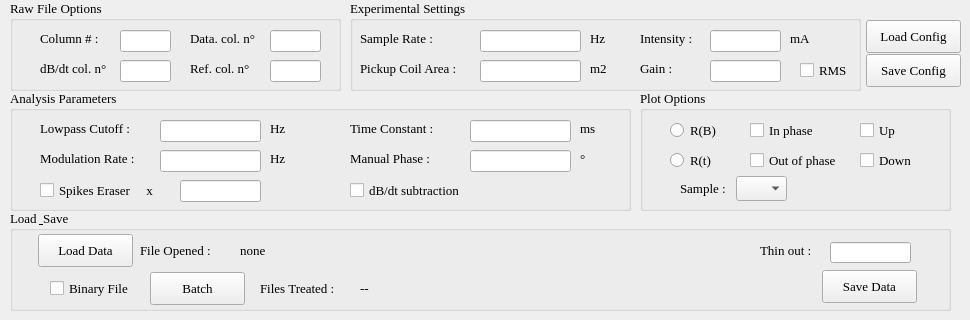
    <widget class="QWidget" name="tab">
     <attribute name="title">
      <string>Configuration</string>
     </attribute>
     <widget class="QGroupBox" name="groupBox_4">
      <property name="geometry">
       <rect>
        <x>640</x>
        <y>90</y>
        <width>311</width>
        <height>121</height>
       </rect>
      </property>
      <property name="sizePolicy">
       <sizepolicy hsizetype="Expanding" vsizetype="Expanding">
        <horstretch>0</horstretch>
        <verstretch>0</verstretch>
       </sizepolicy>
      </property>
      <property name="maximumSize">
       <size>
        <width>16777215</width>
        <height>16777215</height>
       </size>
      </property>
      <property name="font">
       <font>
        <family>Times</family>
        <pointsize>10</pointsize>
       </font>
      </property>
      <property name="title">
       <string>Plot Options</string>
      </property>
      <widget class="QRadioButton" name="radioButton">
       <property name="geometry">
        <rect>
         <x>30</x>
         <y>30</y>
         <width>102</width>
         <height>20</height>
        </rect>
       </property>
       <property name="font">
        <font>
         <family>Times</family>
         <pointsize>10</pointsize>
        </font>
       </property>
       <property name="text">
        <string>R(B)</string>
       </property>
      </widget>
      <widget class="QRadioButton" name="radioButton_2">
       <property name="geometry">
        <rect>
         <x>30</x>
         <y>60</y>
         <width>102</width>
         <height>20</height>
        </rect>
       </property>
       <property name="font">
        <font>
         <family>Times</family>
         <pointsize>10</pointsize>
        </font>
       </property>
       <property name="text">
        <string>R(t)</string>
       </property>
      </widget>
      <widget class="QLabel" name="label_25">
       <property name="geometry">
        <rect>
         <x>40</x>
         <y>90</y>
         <width>61</width>
         <height>16</height>
        </rect>
       </property>
       <property name="font">
        <font>
         <family>Times</family>
         <pointsize>10</pointsize>
        </font>
       </property>
       <property name="text">
        <string>Sample :</string>
       </property>
      </widget>
      <widget class="QComboBox" name="comboBox">
       <property name="geometry">
        <rect>
         <x>96</x>
         <y>86</y>
         <width>51</width>
         <height>25</height>
        </rect>
       </property>
       <property name="font">
        <font>
         <family>Times</family>
         <pointsize>10</pointsize>
        </font>
       </property>
      </widget>
      <widget class="QCheckBox" name="checkBox_2">
       <property name="geometry">
        <rect>
         <x>110</x>
         <y>30</y>
         <width>87</width>
         <height>20</height>
        </rect>
       </property>
       <property name="font">
        <font>
         <family>Times</family>
         <pointsize>10</pointsize>
        </font>
       </property>
       <property name="text">
        <string>In phase</string>
       </property>
      </widget>
      <widget class="QCheckBox" name="checkBox_3">
       <property name="geometry">
        <rect>
         <x>110</x>
         <y>60</y>
         <width>111</width>
         <height>20</height>
        </rect>
       </property>
       <property name="font">
        <font>
         <family>Times</family>
         <pointsize>10</pointsize>
        </font>
       </property>
       <property name="text">
        <string>Out of phase</string>
       </property>
      </widget>
      <widget class="QCheckBox" name="checkBox_7">
       <property name="geometry">
        <rect>
         <x>220</x>
         <y>30</y>
         <width>87</width>
         <height>20</height>
        </rect>
       </property>
       <property name="font">
        <font>
         <family>Times</family>
         <pointsize>10</pointsize>
        </font>
       </property>
       <property name="text">
        <string>Up</string>
       </property>
      </widget>
      <widget class="QCheckBox" name="checkBox_8">
       <property name="geometry">
        <rect>
         <x>220</x>
         <y>60</y>
         <width>111</width>
         <height>20</height>
        </rect>
       </property>
       <property name="font">
        <font>
         <family>Times</family>
         <pointsize>10</pointsize>
        </font>
       </property>
       <property name="text">
        <string>Down</string>
       </property>
      </widget>
     </widget>
     <widget class="QGroupBox" name="groupBox_2">
      <property name="geometry">
       <rect>
        <x>350</x>
        <y>0</y>
        <width>511</width>
        <height>91</height>
       </rect>
      </property>
      <property name="font">
       <font>
        <family>Times</family>
        <pointsize>10</pointsize>
       </font>
      </property>
      <property name="title">
       <string>Experimental Settings</string>
      </property>
      <widget class="QLabel" name="label_4">
       <property name="geometry">
        <rect>
         <x>10</x>
         <y>30</y>
         <width>91</width>
         <height>16</height>
        </rect>
       </property>
       <property name="font">
        <font>
         <family>Times</family>
         <pointsize>10</pointsize>
        </font>
       </property>
       <property name="text">
        <string>Sample Rate :</string>
       </property>
      </widget>
      <widget class="QLabel" name="label_7">
       <property name="geometry">
        <rect>
         <x>240</x>
         <y>30</y>
         <width>21</width>
         <height>16</height>
        </rect>
       </property>
       <property name="font">
        <font>
         <family>Times</family>
         <pointsize>10</pointsize>
        </font>
       </property>
       <property name="text">
        <string>Hz</string>
       </property>
      </widget>
      <widget class="QLabel" name="label_6">
       <property name="geometry">
        <rect>
         <x>240</x>
         <y>60</y>
         <width>21</width>
         <height>16</height>
        </rect>
       </property>
       <property name="font">
        <font>
         <family>Times</family>
         <pointsize>10</pointsize>
        </font>
       </property>
       <property name="text">
        <string>m2</string>
       </property>
      </widget>
      <widget class="QLabel" name="label_5">
       <property name="geometry">
        <rect>
         <x>10</x>
         <y>60</y>
         <width>111</width>
         <height>16</height>
        </rect>
       </property>
       <property name="font">
        <font>
         <family>Times</family>
         <pointsize>10</pointsize>
        </font>
       </property>
       <property name="text">
        <string>Pickup Coil Area :</string>
       </property>
      </widget>
      <widget class="QLabel" name="label_8">
       <property name="geometry">
        <rect>
         <x>290</x>
         <y>30</y>
         <width>71</width>
         <height>16</height>
        </rect>
       </property>
       <property name="font">
        <font>
         <family>Times</family>
         <pointsize>10</pointsize>
        </font>
       </property>
       <property name="text">
        <string>Intensity :</string>
       </property>
      </widget>
      <widget class="QLabel" name="label_9">
       <property name="geometry">
        <rect>
         <x>290</x>
         <y>60</y>
         <width>71</width>
         <height>16</height>
        </rect>
       </property>
       <property name="font">
        <font>
         <family>Times</family>
         <pointsize>10</pointsize>
        </font>
       </property>
       <property name="text">
        <string>Gain :</string>
       </property>
      </widget>
      <widget class="QLabel" name="label_10">
       <property name="geometry">
        <rect>
         <x>440</x>
         <y>30</y>
         <width>41</width>
         <height>16</height>
        </rect>
       </property>
       <property name="font">
        <font>
         <family>Times</family>
         <pointsize>10</pointsize>
        </font>
       </property>
       <property name="text">
        <string>mA</string>
       </property>
      </widget>
      <widget class="QLineEdit" name="lE_srate">
       <property name="geometry">
        <rect>
         <x>130</x>
         <y>30</y>
         <width>101</width>
         <height>22</height>
        </rect>
       </property>
       <property name="font">
        <font>
         <family>Times</family>
         <pointsize>10</pointsize>
        </font>
       </property>
      </widget>
      <widget class="QLineEdit" name="lE_PUarea">
       <property name="geometry">
        <rect>
         <x>130</x>
         <y>60</y>
         <width>101</width>
         <height>22</height>
        </rect>
       </property>
       <property name="font">
        <font>
         <family>Times</family>
         <pointsize>10</pointsize>
        </font>
       </property>
      </widget>
      <widget class="QLineEdit" name="lE_current">
       <property name="geometry">
        <rect>
         <x>360</x>
         <y>30</y>
         <width>71</width>
         <height>22</height>
        </rect>
       </property>
       <property name="font">
        <font>
         <family>Times</family>
         <pointsize>10</pointsize>
        </font>
       </property>
      </widget>
      <widget class="QLineEdit" name="lE_gain">
       <property name="geometry">
        <rect>
         <x>360</x>
         <y>60</y>
         <width>71</width>
         <height>22</height>
        </rect>
       </property>
       <property name="font">
        <font>
         <family>Times</family>
         <pointsize>10</pointsize>
        </font>
       </property>
      </widget>
      <widget class="QCheckBox" name="checkBox_4">
       <property name="geometry">
        <rect>
         <x>450</x>
         <y>60</y>
         <width>51</width>
         <height>20</height>
        </rect>
       </property>
       <property name="font">
        <font>
         <family>Times</family>
         <pointsize>10</pointsize>
        </font>
       </property>
       <property name="text">
        <string>RMS</string>
       </property>
      </widget>
     </widget>
     <widget class="QGroupBox" name="groupBox_3">
      <property name="geometry">
       <rect>
        <x>10</x>
        <y>90</y>
        <width>621</width>
        <height>121</height>
       </rect>
      </property>
      <property name="sizePolicy">
       <sizepolicy hsizetype="Expanding" vsizetype="Expanding">
        <horstretch>0</horstretch>
        <verstretch>0</verstretch>
       </sizepolicy>
      </property>
      <property name="font">
       <font>
        <family>Times</family>
        <pointsize>10</pointsize>
       </font>
      </property>
      <property name="title">
       <string>Analysis Parameters</string>
      </property>
      <widget class="QLabel" name="label_11">
       <property name="geometry">
        <rect>
         <x>260</x>
         <y>30</y>
         <width>21</width>
         <height>16</height>
        </rect>
       </property>
       <property name="font">
        <font>
         <family>Times</family>
         <pointsize>10</pointsize>
        </font>
       </property>
       <property name="text">
        <string>Hz</string>
       </property>
      </widget>
      <widget class="QLabel" name="label_12">
       <property name="geometry">
        <rect>
         <x>30</x>
         <y>30</y>
         <width>111</width>
         <height>16</height>
        </rect>
       </property>
       <property name="font">
        <font>
         <family>Times</family>
         <pointsize>10</pointsize>
        </font>
       </property>
       <property name="text">
        <string>Lowpass Cutoff :</string>
       </property>
      </widget>
      <widget class="QLabel" name="label_13">
       <property name="geometry">
        <rect>
         <x>260</x>
         <y>60</y>
         <width>21</width>
         <height>16</height>
        </rect>
       </property>
       <property name="font">
        <font>
         <family>Times</family>
         <pointsize>10</pointsize>
        </font>
       </property>
       <property name="text">
        <string>Hz</string>
       </property>
      </widget>
      <widget class="QLabel" name="label_14">
       <property name="geometry">
        <rect>
         <x>30</x>
         <y>60</y>
         <width>111</width>
         <height>16</height>
        </rect>
       </property>
       <property name="font">
        <font>
         <family>Times</family>
         <pointsize>10</pointsize>
        </font>
       </property>
       <property name="text">
        <string>Modulation Rate :</string>
       </property>
      </widget>
      <widget class="QLabel" name="label_15">
       <property name="geometry">
        <rect>
         <x>570</x>
         <y>30</y>
         <width>21</width>
         <height>16</height>
        </rect>
       </property>
       <property name="font">
        <font>
         <family>Times</family>
         <pointsize>10</pointsize>
        </font>
       </property>
       <property name="text">
        <string>ms</string>
       </property>
      </widget>
      <widget class="QLabel" name="label_16">
       <property name="geometry">
        <rect>
         <x>340</x>
         <y>30</y>
         <width>101</width>
         <height>16</height>
        </rect>
       </property>
       <property name="font">
        <font>
         <family>Times</family>
         <pointsize>10</pointsize>
        </font>
       </property>
       <property name="text">
        <string>Time Constant :</string>
       </property>
      </widget>
      <widget class="QLabel" name="label_17">
       <property name="geometry">
        <rect>
         <x>570</x>
         <y>60</y>
         <width>21</width>
         <height>16</height>
        </rect>
       </property>
       <property name="font">
        <font>
         <family>Times</family>
         <pointsize>10</pointsize>
        </font>
       </property>
       <property name="text">
        <string>°</string>
       </property>
      </widget>
      <widget class="QLabel" name="label_18">
       <property name="geometry">
        <rect>
         <x>340</x>
         <y>60</y>
         <width>111</width>
         <height>16</height>
        </rect>
       </property>
       <property name="font">
        <font>
         <family>Times</family>
         <pointsize>10</pointsize>
        </font>
       </property>
       <property name="text">
        <string>Manual Phase :</string>
       </property>
      </widget>
      <widget class="QCheckBox" name="checkBox">
       <property name="geometry">
        <rect>
         <x>30</x>
         <y>90</y>
         <width>133</width>
         <height>20</height>
        </rect>
       </property>
       <property name="font">
        <font>
         <family>Times</family>
         <pointsize>10</pointsize>
        </font>
       </property>
       <property name="text">
        <string>Spikes Eraser     x</string>
       </property>
      </widget>
      <widget class="QLineEdit" name="lineEdit">
       <property name="geometry">
        <rect>
         <x>150</x>
         <y>30</y>
         <width>101</width>
         <height>22</height>
        </rect>
       </property>
       <property name="font">
        <font>
         <family>Times</family>
         <pointsize>10</pointsize>
        </font>
       </property>
      </widget>
      <widget class="QLineEdit" name="lineEdit_2">
       <property name="geometry">
        <rect>
         <x>150</x>
         <y>60</y>
         <width>101</width>
         <height>22</height>
        </rect>
       </property>
       <property name="font">
        <font>
         <family>Times</family>
         <pointsize>10</pointsize>
        </font>
       </property>
       <property name="readOnly">
        <bool>true</bool>
       </property>
      </widget>
      <widget class="QLineEdit" name="lineEdit_3">
       <property name="geometry">
        <rect>
         <x>460</x>
         <y>60</y>
         <width>101</width>
         <height>22</height>
        </rect>
       </property>
       <property name="font">
        <font>
         <family>Times</family>
         <pointsize>10</pointsize>
        </font>
       </property>
      </widget>
      <widget class="QLineEdit" name="lineEdit_4">
       <property name="geometry">
        <rect>
         <x>460</x>
         <y>30</y>
         <width>101</width>
         <height>22</height>
        </rect>
       </property>
       <property name="font">
        <font>
         <family>Times</family>
         <pointsize>10</pointsize>
        </font>
       </property>
      </widget>
      <widget class="QLineEdit" name="lineEdit_10">
       <property name="geometry">
        <rect>
         <x>170</x>
         <y>90</y>
         <width>81</width>
         <height>22</height>
        </rect>
       </property>
       <property name="font">
        <font>
         <family>Times</family>
         <pointsize>10</pointsize>
        </font>
       </property>
      </widget>
      <widget class="QCheckBox" name="checkBox_6">
       <property name="geometry">
        <rect>
         <x>340</x>
         <y>90</y>
         <width>141</width>
         <height>20</height>
        </rect>
       </property>
       <property name="font">
        <font>
         <family>Times</family>
         <pointsize>10</pointsize>
        </font>
       </property>
       <property name="text">
        <string>dB/dt subtraction</string>
       </property>
      </widget>
     </widget>
     <widget class="QGroupBox" name="groupBox_5">
      <property name="geometry">
       <rect>
        <x>10</x>
        <y>210</y>
        <width>941</width>
        <height>101</height>
       </rect>
      </property>
      <property name="sizePolicy">
       <sizepolicy hsizetype="Expanding" vsizetype="Maximum">
        <horstretch>0</horstretch>
        <verstretch>0</verstretch>
       </sizepolicy>
      </property>
      <property name="font">
       <font>
        <family>Times</family>
        <pointsize>10</pointsize>
       </font>
      </property>
      <property name="title">
       <string>Load &amp; Save</string>
      </property>
      <widget class="QPushButton" name="pushButton_7">
       <property name="geometry">
        <rect>
         <x>28</x>
         <y>24</y>
         <width>95</width>
         <height>33</height>
        </rect>
       </property>
       <property name="font">
        <font>
         <family>Times</family>
         <pointsize>10</pointsize>
        </font>
       </property>
       <property name="text">
        <string>Load Data</string>
       </property>
      </widget>
      <widget class="QPushButton" name="pushButton_6">
       <property name="geometry">
        <rect>
         <x>140</x>
         <y>62</y>
         <width>95</width>
         <height>33</height>
        </rect>
       </property>
       <property name="sizePolicy">
        <sizepolicy hsizetype="Minimum" vsizetype="Maximum">
         <horstretch>0</horstretch>
         <verstretch>0</verstretch>
        </sizepolicy>
       </property>
       <property name="font">
        <font>
         <family>Times</family>
         <pointsize>10</pointsize>
        </font>
       </property>
       <property name="text">
        <string>Batch</string>
       </property>
      </widget>
      <widget class="QPushButton" name="pushButton_8">
       <property name="geometry">
        <rect>
         <x>812</x>
         <y>60</y>
         <width>95</width>
         <height>33</height>
        </rect>
       </property>
       <property name="font">
        <font>
         <family>Times</family>
         <pointsize>10</pointsize>
        </font>
       </property>
       <property name="text">
        <string>Save Data</string>
       </property>
      </widget>
      <widget class="QLineEdit" name="lineEdit_13">
       <property name="geometry">
        <rect>
         <x>820</x>
         <y>32</y>
         <width>81</width>
         <height>21</height>
        </rect>
       </property>
       <property name="font">
        <font>
         <family>Times</family>
         <pointsize>10</pointsize>
        </font>
       </property>
      </widget>
      <widget class="QLabel" name="label_19">
       <property name="geometry">
        <rect>
         <x>750</x>
         <y>32</y>
         <width>71</width>
         <height>16</height>
        </rect>
       </property>
       <property name="font">
        <font>
         <family>Times</family>
         <pointsize>10</pointsize>
        </font>
       </property>
       <property name="text">
        <string>Thin out :</string>
       </property>
      </widget>
      <widget class="QLabel" name="label_20">
       <property name="geometry">
        <rect>
         <x>130</x>
         <y>32</y>
         <width>101</width>
         <height>16</height>
        </rect>
       </property>
       <property name="font">
        <font>
         <family>Times</family>
         <pointsize>10</pointsize>
        </font>
       </property>
       <property name="text">
        <string>File Opened :</string>
       </property>
      </widget>
      <widget class="QLabel" name="label_21">
       <property name="geometry">
        <rect>
         <x>250</x>
         <y>70</y>
         <width>101</width>
         <height>16</height>
        </rect>
       </property>
       <property name="font">
        <font>
         <family>Times</family>
         <pointsize>10</pointsize>
        </font>
       </property>
       <property name="text">
        <string>Files Treated :</string>
       </property>
      </widget>
      <widget class="QLabel" name="label_22">
       <property name="geometry">
        <rect>
         <x>350</x>
         <y>70</y>
         <width>101</width>
         <height>16</height>
        </rect>
       </property>
       <property name="font">
        <font>
         <family>Times</family>
         <pointsize>10</pointsize>
        </font>
       </property>
       <property name="text">
        <string>--</string>
       </property>
      </widget>
      <widget class="QLabel" name="label_23">
       <property name="geometry">
        <rect>
         <x>230</x>
         <y>32</y>
         <width>491</width>
         <height>16</height>
        </rect>
       </property>
       <property name="font">
        <font>
         <family>Times</family>
         <pointsize>10</pointsize>
        </font>
       </property>
       <property name="text">
        <string>none</string>
       </property>
      </widget>
      <widget class="QLabel" name="label_24">
       <property name="geometry">
        <rect>
         <x>470</x>
         <y>70</y>
         <width>321</width>
         <height>16</height>
        </rect>
       </property>
       <property name="font">
        <font>
         <family>Times</family>
         <pointsize>10</pointsize>
        </font>
       </property>
       <property name="text">
        <string/>
       </property>
      </widget>
      <widget class="QCheckBox" name="checkBox_5">
       <property name="geometry">
        <rect>
         <x>40</x>
         <y>68</y>
         <width>111</width>
         <height>20</height>
        </rect>
       </property>
       <property name="font">
        <font>
         <family>Times</family>
         <pointsize>10</pointsize>
        </font>
       </property>
       <property name="text">
        <string>Binary File</string>
       </property>
      </widget>
     </widget>
     <widget class="QGroupBox" name="groupBox">
      <property name="geometry">
       <rect>
        <x>10</x>
        <y>0</y>
        <width>331</width>
        <height>91</height>
       </rect>
      </property>
      <property name="font">
       <font>
        <family>Times</family>
        <pointsize>10</pointsize>
       </font>
      </property>
      <property name="title">
       <string>Raw File Options</string>
      </property>
      <widget class="QLabel" name="label_3">
       <property name="geometry">
        <rect>
         <x>180</x>
         <y>60</y>
         <width>81</width>
         <height>16</height>
        </rect>
       </property>
       <property name="font">
        <font>
         <family>Times</family>
         <pointsize>10</pointsize>
        </font>
       </property>
       <property name="text">
        <string>Ref. col. n°</string>
       </property>
      </widget>
      <widget class="QLabel" name="label_2">
       <property name="geometry">
        <rect>
         <x>30</x>
         <y>60</y>
         <width>81</width>
         <height>16</height>
        </rect>
       </property>
       <property name="font">
        <font>
         <family>Times</family>
         <pointsize>10</pointsize>
        </font>
       </property>
       <property name="text">
        <string>dB/dt col. n°</string>
       </property>
      </widget>
      <widget class="QLabel" name="label">
       <property name="geometry">
        <rect>
         <x>30</x>
         <y>30</y>
         <width>71</width>
         <height>16</height>
        </rect>
       </property>
       <property name="font">
        <font>
         <family>Times</family>
         <pointsize>10</pointsize>
        </font>
       </property>
       <property name="text">
        <string>Column # :</string>
       </property>
      </widget>
      <widget class="QLineEdit" name="lE_ncol">
       <property name="geometry">
        <rect>
         <x>110</x>
         <y>30</y>
         <width>51</width>
         <height>22</height>
        </rect>
       </property>
       <property name="font">
        <font>
         <family>Times</family>
         <pointsize>10</pointsize>
        </font>
       </property>
      </widget>
      <widget class="QLineEdit" name="lE_dBdtcol">
       <property name="geometry">
        <rect>
         <x>110</x>
         <y>60</y>
         <width>51</width>
         <height>22</height>
        </rect>
       </property>
       <property name="font">
        <font>
         <family>Times</family>
         <pointsize>10</pointsize>
        </font>
       </property>
      </widget>
      <widget class="QLineEdit" name="lE_refcol">
       <property name="geometry">
        <rect>
         <x>260</x>
         <y>60</y>
         <width>51</width>
         <height>22</height>
        </rect>
       </property>
       <property name="font">
        <font>
         <family>Times</family>
         <pointsize>10</pointsize>
        </font>
       </property>
      </widget>
      <widget class="QLabel" name="label_26">
       <property name="geometry">
        <rect>
         <x>180</x>
         <y>30</y>
         <width>81</width>
         <height>16</height>
        </rect>
       </property>
       <property name="font">
        <font>
         <family>Times</family>
         <pointsize>10</pointsize>
        </font>
       </property>
       <property name="text">
        <string>Data. col. n°</string>
       </property>
      </widget>
      <widget class="QLineEdit" name="lE_datcol">
       <property name="geometry">
        <rect>
         <x>260</x>
         <y>30</y>
         <width>51</width>
         <height>22</height>
        </rect>
       </property>
       <property name="font">
        <font>
         <family>Times</family>
         <pointsize>10</pointsize>
        </font>
       </property>
      </widget>
     </widget>
     <widget class="QPushButton" name="pushButton_5">
      <property name="geometry">
       <rect>
        <x>866</x>
        <y>20</y>
        <width>95</width>
        <height>33</height>
       </rect>
      </property>
      <property name="font">
       <font>
        <family>Times</family>
        <pointsize>10</pointsize>
       </font>
      </property>
      <property name="text">
       <string>Load Config</string>
      </property>
     </widget>
     <widget class="QPushButton" name="pushButton_4">
      <property name="geometry">
       <rect>
        <x>866</x>
        <y>54</y>
        <width>95</width>
        <height>33</height>
       </rect>
      </property>
      <property name="font">
       <font>
        <family>Times</family>
        <pointsize>10</pointsize>
       </font>
      </property>
      <property name="text">
       <string>Save Config</string>
      </property>
     </widget>
    </widget>
